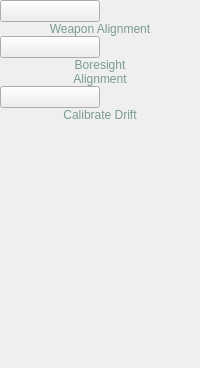
        <widget class="QStackedWidget" name="stackedWidget_calibration_2">
         <property name="styleSheet">
          <string notr="true"/>
         </property>
         <widget class="QWidget" name="page_21">
          <layout class="QVBoxLayout" name="verticalLayout_17">
           <property name="spacing">
            <number>0</number>
           </property>
           <property name="leftMargin">
            <number>0</number>
           </property>
           <property name="topMargin">
            <number>0</number>
           </property>
           <property name="rightMargin">
            <number>0</number>
           </property>
           <property name="bottomMargin">
            <number>0</number>
           </property>
           <item>
            <widget class="QPushButton" name="bt_calib_weapon_alignment">
             <property name="sizePolicy">
              <sizepolicy hsizetype="Minimum" vsizetype="Expanding">
               <horstretch>0</horstretch>
               <verstretch>0</verstretch>
              </sizepolicy>
             </property>
             <property name="maximumSize">
              <size>
               <width>100</width>
               <height>100</height>
              </size>
             </property>
             <property name="text">
              <string/>
             </property>
            </widget>
           </item>
           <item>
            <widget class="QLabel" name="label_96">
             <property name="sizePolicy">
              <sizepolicy hsizetype="Preferred" vsizetype="Preferred">
               <horstretch>0</horstretch>
               <verstretch>0</verstretch>
              </sizepolicy>
             </property>
             <property name="styleSheet">
              <string notr="true">color: rgb(123, 154, 147);
</string>
             </property>
             <property name="text">
              <string>Weapon Alignment</string>
             </property>
             <property name="alignment">
              <set>Qt::AlignCenter</set>
             </property>
            </widget>
           </item>
           <item>
            <widget class="QPushButton" name="bt_broresight">
             <property name="sizePolicy">
              <sizepolicy hsizetype="Minimum" vsizetype="Expanding">
               <horstretch>0</horstretch>
               <verstretch>0</verstretch>
              </sizepolicy>
             </property>
             <property name="maximumSize">
              <size>
               <width>100</width>
               <height>100</height>
              </size>
             </property>
             <property name="text">
              <string/>
             </property>
            </widget>
           </item>
           <item>
            <widget class="QLabel" name="label_98">
             <property name="styleSheet">
              <string notr="true">color: rgb(123, 154, 147);</string>
             </property>
             <property name="text">
              <string>Boresight</string>
             </property>
             <property name="alignment">
              <set>Qt::AlignCenter</set>
             </property>
            </widget>
           </item>
           <item>
            <widget class="QLabel" name="label_83">
             <property name="styleSheet">
              <string notr="true">color: rgb(123, 154, 147);</string>
             </property>
             <property name="text">
              <string>Alignment</string>
             </property>
             <property name="alignment">
              <set>Qt::AlignCenter</set>
             </property>
            </widget>
           </item>
           <item>
            <widget class="QPushButton" name="bt_calib_drift">
             <property name="sizePolicy">
              <sizepolicy hsizetype="Minimum" vsizetype="Expanding">
               <horstretch>0</horstretch>
               <verstretch>0</verstretch>
              </sizepolicy>
             </property>
             <property name="maximumSize">
              <size>
               <width>100</width>
               <height>100</height>
              </size>
             </property>
             <property name="text">
              <string/>
             </property>
            </widget>
           </item>
           <item>
            <widget class="QLabel" name="label_97">
             <property name="styleSheet">
              <string notr="true">color: rgb(123, 154, 147);</string>
             </property>
             <property name="text">
              <string>Calibrate Drift</string>
             </property>
             <property name="alignment">
              <set>Qt::AlignCenter</set>
             </property>
            </widget>
           </item>
           <item>
            <spacer name="verticalSpacer_10">
             <property name="orientation">
              <enum>Qt::Vertical</enum>
             </property>
             <property name="sizeHint" stdset="0">
              <size>
               <width>20</width>
               <height>123</height>
              </size>
             </property>
            </spacer>
           </item>
           <item>
            <spacer name="verticalSpacer_11">
             <property name="orientation">
              <enum>Qt::Vertical</enum>
             </property>
             <property name="sizeHint" stdset="0">
              <size>
               <width>20</width>
               <height>123</height>
              </size>
             </property>
            </spacer>
           </item>
          </layout>
         </widget>
        </widget>
